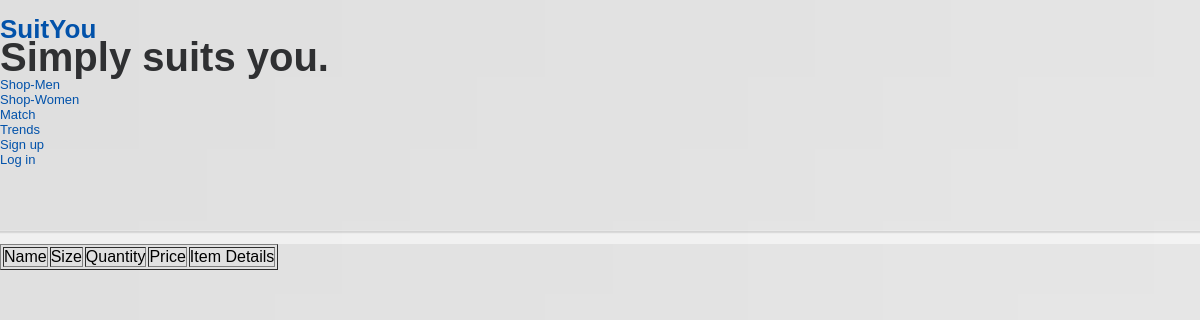
Before: /purchase_details.php?purchaseId=1 with the older database file.
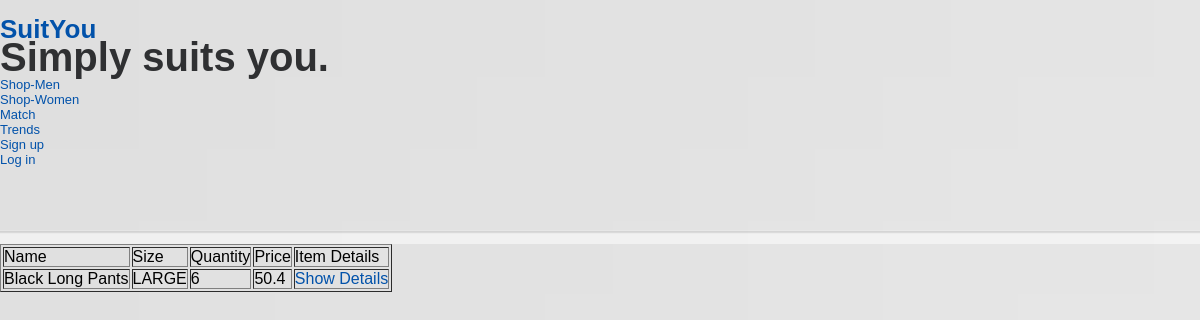
After: the same page with the newer database file.
### tables this page shows
CREATE TABLE IF NOT EXISTS `purchase_items` (
  `purchase_id` int(11) NOT NULL,
  `item_stock_id` int(11) NOT NULL,
  `quantity` int(11) NOT NULL,
  UNIQUE KEY `purchase_id` (`purchase_id`,`item_stock_id`),
  UNIQUE KEY `purchase_id_2` (`purchase_id`,`item_stock_id`)
);

CREATE TABLE IF NOT EXISTS `items` (
  `item_id` int(10) unsigned NOT NULL AUTO_INCREMENT,
  `name` varchar(255) NOT NULL,
  `gender` enum('MALE','FEMALE') NOT NULL DEFAULT 'MALE',
  `type` enum('TOP','BOTTOM') NOT NULL DEFAULT 'TOP',
  `description` text,
  `price` double NOT NULL,
  `designer_id` int(11) unsigned NOT NULL,
  `creation_time` timestamp NOT NULL DEFAULT CURRENT_TIMESTAMP,
  `picture` varchar(500) DEFAULT NULL,
  PRIMARY KEY (`item_id`),
  UNIQUE KEY `id` (`item_id`),
  FULLTEXT KEY `name` (`name`)
);

CREATE TABLE IF NOT EXISTS `items_stock` (
  `item_stock_id` int(10) unsigned NOT NULL AUTO_INCREMENT,
  `item_id` int(10) unsigned NOT NULL,
  `size` varchar(255) NOT NULL,
  `quantity` int(11) NOT NULL,
  PRIMARY KEY (`item_stock_id`),
  UNIQUE KEY `id` (`item_stock_id`)
);

### item.php (called while the page is built, shortened)
<?php
class Item {
	public static function getItemByID($itemId) {
		$itemQuery = mysql_query("SELECT * FROM items WHERE item_id = ".$itemId);
		$num_rows = mysql_num_rows($itemQuery);
		if($num_rows == 1) {
			$itemRow = mysql_fetch_array($itemQuery);
			$item = new Item();
			$item->itemId = $itemId;
			$item->name = $itemRow['name'];
			$item->gender = $itemRow['gender'];
			$item->type = $itemRow['type'];
			$item->description = $itemRow['description'];
			$item->price = $itemRow['price'];
			$item->designerId = $itemRow['designer_id'];
			$item->creationTime = $itemRow['creation_time'];
			$item->picture = $itemRow['picture'];
			return $item;
		}
		else {
			return null;
		}
	}
}
?>

### purchase_details.php (the view)
<?php
include("header.php");
include("item.php");
if(isset($_GET['purchaseId'])) {
	$purchaseItemQuery = mysql_query("SELECT * FROM purchase_items WHERE purchase_id=".$_GET['purchaseId']);
?>
	<table border="1">
		<tr>
				<td>Name</td>
				<td>Size</td>
				<td>Quantity</td>
				<td>Price</td>
				<td>Item Details</td>
		</tr>
<?php
	while($purchaseItemRow = mysql_fetch_array($purchaseItemQuery)) {
		$itemStockQuery = mysql_query("SELECT * FROM items_stock WHERE item_stock_id = ".$purchaseItemRow['item_stock_id']);
		$itemStockRow = mysql_fetch_array($itemStockQuery);
		$item = Item::getItemById($itemStockRow['item_id']);
?>
	<tr>
		<td><?php echo $item->name; ?></td>
		<td><?php echo $itemStockRow['size']; ?></td>
		<td><?php echo $purchaseItemRow['quantity']; ?></td>
		<td><?php echo $item->price; ?></td>
		<td><a href="show_item?itemId=<?php echo $item->itemId; ?>">Show Details</a></td>
	</tr>
<?php
	}
?>
	</table>
<?php
}
?>

Changed rows visible on the page:
added purchase_items: items.name "Black Long Pants", item_stock.size "LARGE", quantity "6", items.price "50.4"
